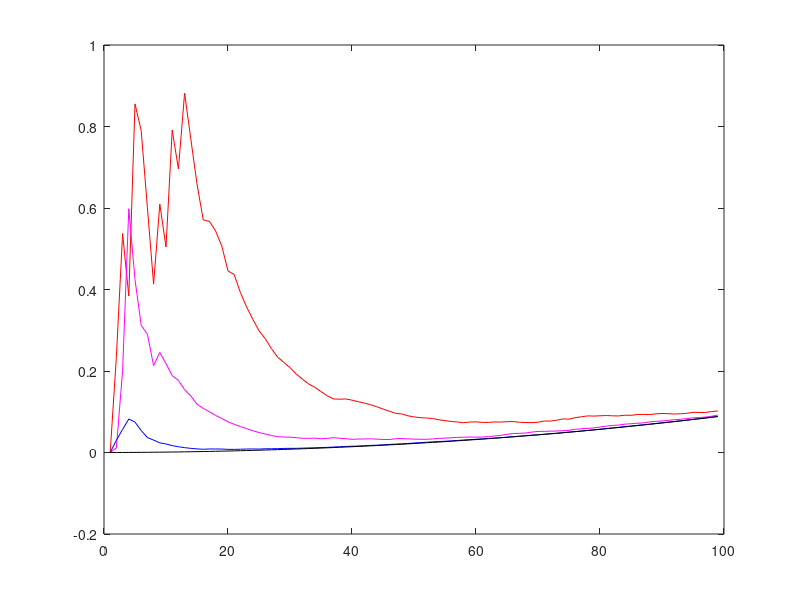

This figure's MATLAB source:

x1 = [0,0.00015544015886949556,0.20631566241569246,0.34961427912468246,0.38297155843240444,0.39515697394132526,0.3201834917495157,0.27263230621174533,0.22104958350792261,0.21207464565439507,0.22116757422823632,0.18953482073435238,0.16543715761485742,0.1474462646324426,0.13649243090223412,0.13137685597111726,0.11857951103488283,0.10756477852981984,0.10253211780024367,0.10025650425843911,0.0930268153385119,0.09025708456296588,0.08318686010955281,0.07769370718171444,0.07262698884751714,0.07157763965008118,0.06668522308062569,0.06675433678072819,0.0658394436720054,0.061660511656786064,0.05939160699998761,0.06257490058580552,0.06336896160332296,0.06448010511800621,0.06538327695730452,0.06307946994437391,0.07025206983910967,0.06730217420135387,0.06601003187598863,0.06777420282493257,0.06624946625943624,0.06525120459242696,0.06585699812304412,0.06465898376224563,0.0631170086888427,0.06489654170341455,0.06568451860344987,0.065882738255275,0.06487887158372653];

x2 = [-4.976476079326826e-17,0.029616481443245805,0.12056620050714031,0.10985585348395184,0.08322491758664037,0.07934760122113102,0.06403337550041842,0.17422577230450184,0.14252725703244137,0.12100310490355884,0.1126058654866914,0.10025919052846637,0.09371096673885555,0.08493389468336905,0.0770629864014241,0.0954701830802236,0.0863130448731196,0.0773752693072233,0.07270486937837613,0.08217818215769702,0.08509393141981914,0.08111305969820294,0.07507573628056598,0.07440370583298274,0.07191370897598404,0.07015516279044448,0.06520210401652818,0.06899436805297136,0.07113994929300368,0.06677178064363702,0.06353118362795496,0.06058580379665396,0.05702396467554988,0.05408240808227759,0.05819793966687759,0.0645109468376297,0.06605344319899822,0.06571120476453572,0.06415178784232269,0.062391215756493444,0.06393920194000433,0.0656243754689006,0.0689832983748101,0.06636614145708736,0.06629317079859139,0.06573682021130325,0.06970533961197227,0.06749794734085109,0.06695895788349514];

x3 = [5.605691670386438e-18,0.18429658562919113,0.7187110632256632,0.7543548556401388,0.5326119306828058,0.4335948008428544,0.3472691952397625,0.2924401225080841,0.250266367158203,0.21085698434944575,0.2092049605853586,0.21081324428855505,0.18312993233677288,0.15843334424092678,0.1716446115193002,0.1654323129733042,0.16688191043877612,0.14867425545090956,0.13297626247958838,0.11971277560988008,0.11324449584406006,0.10873038098191783,0.10325155622214069,0.09545477938623162,0.08801472844830169,0.08098138595006212,0.0750899905566704,0.07037205047806873,0.06558269415074183,0.0629303983978687,0.06202267957108955,0.058251941642488855,0.0548535824368162,0.053826844291067204,0.053740973708190566,0.05479933715650614,0.057929461200622354,0.05586370152446713,0.0564322523327511,0.06113797967851236,0.06097924736763426,0.059514028389453896,0.057639395788912876,0.060617480995864795,0.06017235496156625,0.06032685604509072,0.05828817912804287,0.06106698290147455,0.06362009161985696];


% plane
x1 = [3.863118962352613e-17,0.11493123133246003,0.7435986629044767,0.6705918529724497,0.3965904355925109,0.4086935770150257,0.3267417811065259,0.4963042460291951,0.6618609394903545,0.6878519108594562,0.7275010092131611,0.7722462325894384,0.6408609637661805,0.7003542807227644,0.6019521774032414,0.5301422569295975,0.47007942273225684,0.4290867394661523,0.3856004661375302,0.4031943576788205,0.40813089307358213,0.3884329684565414,0.3742975701205163,0.34581891921549024,0.31934756482189885,0.3087040943292972,0.29942361126939054,0.27983314529002573,0.2613565887147168,0.24694940270884527,0.23107253603541034,0.22477779868663533,0.21308011602595736,0.2074307885044367,0.1955053792821411,0.1863068837000578,0.18131758341261953,0.1728267743922406,0.16355035002776241,0.1564502565328181,0.14917827201191503,0.14216644915292273,0.13596260809553445,0.12986214427300768,0.12447545771359099,0.11973213141931258,0.11747014064663452,0.11223220202911297,0.11048343730551259,0.10610982558686459,0.10226523918661364,0.09831866637414874,0.0970478330473243,0.09435054498013692,0.0917993698764769,0.08839577191298639,0.08613305173633834,0.08467465186008771,0.08362702503662264,0.08135337950720865,0.07880729911745257,0.07648294275113464,0.07529094897124511,0.0730459096071418,0.07161752859148172,0.06938412704839672,0.06745819963066524,0.06533108846809614,0.06374767475943804,0.06243449122929703,0.060672333016271514,0.05914775424737336,0.05766141663834863,0.05616910412622238,0.05470027083582352,0.05338732284240871,0.05295444416150103,0.05158542326552882,0.05051730465354353,0.04929653056528109,0.04805677747036164,0.04718581694677877,0.04615259960641769,0.045064959960804084,0.04396204560130824,0.04316127172784234,0.04217390471491759,0.04115954180255466,0.0401735828247086,0.03927759242504705,0.03842399977654791,0.0376011159843146,0.037068821895518946,0.03631532134691218,0.03568552181806038,0.035030844505719944,0.03433788798400016,0.03358711131599616,0.03285355834693224];

x2 = [0,0.006758224166026684,0.00679430017815025,0.12761431811638665,0.11821032173521281,0.35260047683866375,0.49405499235765005,0.5943346337490351,0.6597260083691426,0.5259452743929313,0.46210021187017986,0.35967950136928994,0.293548626231101,0.2496959302781439,0.24755520399474956,0.23777731022057663,0.2187634482763108,0.19448843901663307,0.17855402737520518,0.17845456394418774,0.1630233855687191,0.1534364270603463,0.13928391234276374,0.127214983710878,0.11692592446983725,0.10976422155261539,0.10276520505816289,0.0954728668769459,0.08912597911561039,0.08478596874933068,0.08154553961742096,0.07611163610144331,0.07134936457616388,0.06900713574359978,0.06580280175941086,0.06392890850405385,0.060272293667725935,0.05699649541018698,0.05491276662941552,0.052892778084205505,0.0505245709576421,0.047780636219066565,0.045829245935529755,0.04398971554172986,0.04185870603552439,0.039946947838248904,0.0384187635808082,0.03666244003017465,0.03567359954303328,0.03413242041965927,0.03266125906110447,0.0317568150761273,0.030422185324274383,0.02924059407008068,0.02843657620349115,0.02725442738812332,0.02657409015521944,0.02604578255224629,0.02513754874316736,0.024497875204256673,0.02361821804101696,0.022803461448568135,0.02198680513832744,0.021332767369786797,0.020971449488394227,0.020486839019070526,0.020105826312202587,0.01946502502586954,0.018927522732952513,0.018374579520253183,0.017805342259673635,0.01756723233069539,0.017182191374233786,0.01667287975968711,0.016167595787707805,0.0157458367680406,0.015287269025703942,0.01490041009867759,0.01451029341917984,0.01421277186539688,0.013825182824841098,0.013507052059658325,0.01314929208154625,0.012816502747183952,0.01264664811768704,0.012374786996548636,0.012087826482987266,0.011889191814198057,0.011647078890326222,0.011375478000548483,0.011159803459454306,0.010918144843559668,0.010740601941014956,0.010479164096245979,0.0102701646933377,0.010051138836611958,0.00985294895092582,0.009710649941466722,0.009489078934060705];

x3 = [0,0.29954352907402565,0.22371001755688164,0.13667853236789945,0.09213989370828646,0.10395348479173148,0.0965393696012508,0.07169503226794233,0.054087511364753815,0.04229633451414311,0.03436938470148328,0.02847355730549041,0.02359530635258323,0.020037718128674938,0.018049332267100357,0.015673799868117136,0.013448611034688973,0.011732938218536791,0.010345938399470305,0.009081776971750673,0.008083050369250866,0.0078070801904973255,0.007032692114710361,0.006370800073750915,0.0057744976399181636,0.005257001207510365,0.004802408081720997,0.0045768034908049825,0.004246656369567129,0.003915430836397768,0.003649518820969475,0.0036297510064171156,0.0034282070347984206,0.0033353696363675384,0.0031583866385976557,0.002966534946340683,0.002902169250629468,0.0028073204712691048,0.002653252580010571,0.0025045133171113267,0.0023700622750828636,0.0022979726299510797,0.0022286499392174157,0.002132198750160681,0.0020345094234323247,0.0019492671898498977,0.0018587768666382153,0.001770654260226396,0.0017215454977008526,0.0016560787840189883,0.0015823054162820353,0.0015138913840978241,0.0014494523488857677,0.0013902171197535957,0.0013431704020072472,0.0012998909930528441,0.0012577635425352846,0.0012138386860336672,0.0011723709748803443,0.0011462382898484163,0.0011047368068906602,0.0010670975428031457,0.0010285389171974084,0.0009991131627932021,0.0009643929136813242,0.0009431541504657408,0.0009129971507259777,0.0008846135347724005,0.0008552175293842848,0.0008288737678264459,0.0008024112524947548,0.0007771688671494398,0.000757484213351754,0.0007341724608803865,0.000712097657157849,0.0006905857130266511,0.0006697735226174693,0.0006516723699785613,0.0006374863675266122,0.0006200953109202687,0.0006023042714489969,0.000586164706118027,0.0005699503867146626,0.0005590734859397416,0.0005436307508532816,0.0005290412807258161,0.0005147386430228399,0.000503164859921909,0.0004907987189301925,0.00047860599981475416,0.000470259667534407,0.0004611176244164424,0.0004498593664657036,0.0004395898982849382,0.00043185844386685394,0.0004225646174732348,0.0004153153990587222,0.0004054707411707441,0.00039614106592493774];


% circle
x1 = [2.1966421981490943e-17,0.2362714228678012,0.5372498317364462,0.38394447449556374,0.8555262288104736,0.7896823803509142,0.6005068463226372,0.413226981196174,0.6095301845955858,0.5042986295755147,0.7911873038855252,0.6961406105411734,0.8816013823731386,0.7696258951595674,0.6589507987799649,0.5711048765546144,0.5670503290063365,0.5437449198050218,0.5065501143209079,0.4455189137583873,0.4366716689498309,0.3925939119078742,0.35713332281779686,0.326975219637066,0.2988593748378514,0.27949052251118534,0.2548776428091809,0.23416233763708813,0.22108070067723362,0.20824019667744093,0.192614421043716,0.18010967547594953,0.1681796647077019,0.16001637399716395,0.1495165470000459,0.1392242638372215,0.13140576487526004,0.13084357846571032,0.1313751149619752,0.12851182545817302,0.12461193951979807,0.12119428429283385,0.11716033750300267,0.11222936862282006,0.10669108349378584,0.10138048225646455,0.09632820334444159,0.09459116519371903,0.09012045821692513,0.08729809517527799,0.0855067996669272,0.08467248679821401,0.0834567758894739,0.0803429728513727,0.07821431519355927,0.07615683291124153,0.07491716287415805,0.07307537333596183,0.07482578218040753,0.07519180593995056,0.07383375904656933,0.07387376205407314,0.07493631905891489,0.07473336465724355,0.0756815761446984,0.07596184105285861,0.07416509845710013,0.07365606751257563,0.07327230953161622,0.07421557828393584,0.07722719473950196,0.07717648027443909,0.0791331499953502,0.08245204757542605,0.08181262270525883,0.08565827772622793,0.08759731250236058,0.08987476668537554,0.08935513334974717,0.09013044437818486,0.09072098940026138,0.09006052279347372,0.08971329237732663,0.09152952771088242,0.09132723616305266,0.09321499770509453,0.09349602557176878,0.09304316397856259,0.09488967168528567,0.09574843510537538,0.0952732724190651,0.09442794581683701,0.09510806825189748,0.09616308892217117,0.09859355709172,0.09824496936779117,0.0981578521784917,0.10064733711306324,0.10178293775760155];

x2 = [-4.8328261373758976e-17,0.01149037639191896,0.20111330708187755,0.5983653865793193,0.42447167884078785,0.311950894217283,0.2902294340704634,0.21316470279346703,0.24557822315542296,0.21829932268064037,0.18856669767051246,0.17688069000974618,0.154013987137725,0.1386826344368701,0.11848666381670389,0.10819973041691107,0.10007371859472151,0.09089872186826468,0.08344458715761827,0.07530624693026479,0.06921533493077855,0.06376650118530931,0.058680396959680886,0.05334411877764203,0.049001281019867636,0.045304109546221695,0.04180589999084206,0.03873538398305183,0.03794699009630823,0.03762177780757189,0.03636614004584568,0.03485309103943771,0.03483974026376611,0.03519682309109506,0.033756426338399426,0.034681462147300814,0.03636683567592705,0.03487383979017658,0.03386900768234274,0.03232243715513795,0.03307120034677567,0.033198770829804436,0.033634014482122734,0.032753265444758185,0.032066175932556916,0.03177825121737816,0.03375517048746126,0.034380343959727756,0.03332776823615699,0.03289604723090059,0.03245343319993735,0.0323743412694233,0.03326674415633494,0.034780721954111436,0.03527667387385548,0.0361131300774681,0.03710733403977264,0.03748593440025298,0.03802072136465144,0.03778592443291106,0.03795905555483152,0.038962372601735955,0.04039638629384526,0.04222141852909727,0.044680328374119595,0.04655961660733236,0.0470801530888166,0.04776005857921548,0.050159475904826736,0.051733862424060376,0.051888528166248095,0.052384926413614905,0.05270697287032788,0.053550499759476684,0.054449761210115244,0.05688087468081082,0.058201720848690665,0.05917113807896498,0.06042889287246628,0.06257487728981057,0.06468866452732222,0.06630782111574739,0.06734360480559506,0.0694856726647262,0.07063740148399755,0.07182578007183775,0.07275963482962787,0.07520717422639721,0.07647434171205093,0.07748921383611941,0.07885568170173256,0.08045552452595034,0.08159308559353305,0.08321675123670194,0.08507552425963351,0.08575190342191329,0.08696369083338723,0.08895096152744472,0.09193570596107499];

x3 = [1.844883867023471e-17,0.030107275440812743,0.05675268574293191,0.08220054970289527,0.07451886339957713,0.053845156489028115,0.03675442868856267,0.030409799598146783,0.023728472577148493,0.020919302148993096,0.016818712412438173,0.014082386726503505,0.011993890529679654,0.01011311176705076,0.008789741016921709,0.007965589153744056,0.008676062654340566,0.008626750714773833,0.0084578205593104,0.0077668834956478375,0.007687932456420552,0.00801231260309188,0.008561873100812342,0.008736952292237277,0.008415411485716359,0.009171313355911254,0.009211006486764216,0.009492397449871301,0.010017253164525317,0.010211707146945633,0.010240363820392832,0.010694707171328026,0.011214316249134652,0.011522757046353744,0.012117894358262988,0.012592176337257954,0.013404456251732496,0.014155673668624327,0.014927116774953364,0.015408082851655909,0.015843787461615518,0.01672118630274053,0.017459678786072887,0.017862375111213986,0.01877919136294306,0.019844299979699193,0.02053673332418807,0.021194788402367576,0.02224616115344346,0.023214510133093214,0.024225557452647793,0.02519622681772186,0.026097733998047684,0.026829344246618012,0.02762871996454214,0.02851697056961729,0.029529277202894343,0.0306306766157633,0.03161579054805681,0.032479528741265105,0.03340150956392928,0.034476356656218884,0.03544436019238897,0.036445649449110704,0.03760170308348147,0.038902249601818685,0.040042913474722934,0.04123689341737312,0.04243984524454975,0.043558090152969346,0.04476474351265829,0.045956890696377956,0.04715150452508399,0.04844596723770733,0.04994387515222039,0.05128444075164266,0.05258661705181035,0.05415038963522302,0.05563951124234269,0.057106706149736085,0.058676096747328196,0.06033679153696412,0.06184821933878025,0.06335352344723565,0.06497201096686671,0.06661223581884695,0.06808425194601883,0.06972752313560737,0.07128498767073728,0.07289776831666316,0.07456190491619365,0.07611597792162737,0.07780884703608933,0.07940742581875379,0.08114187970150565,0.0829325239004437,0.08466424010652844,0.08659904334491308,0.0883436256049687];

x4 = [4.131706400158274e-37,0.00004906800928092415,0.0001109454488444164,0.00018595682045157325,0.0002809107808658911,0.0003882399144867201,0.000516464403894771,0.0006570612391816886,0.0008187513501670756,0.0009928539124145642,0.0011881155406859845,0.0013958301950520236,0.0016247409478990077,0.0018661441443454953,0.0021287754456577887,0.0024039389768718477,0.002700364240246906,0.0030093631555915368,0.003339661143560292,0.0036825766765632697,0.004046833028267002,0.004423753826743415,0.004822061817961804,0.005233084518910841,0.005665545472618313,0.006110774998542697,0.006577498525127547,0.007057048252679004,0.00755815240240605,0.008072144269040505,0.008607755637274268,0.009156320216516719,0.009726574022665324,0.010309850583065399,0.010914890734587835,0.011533027290153377,0.012173006438004693,0.012826159794289416,0.013501239383500917,0.014189575181650682,0.014899925499240812,0.015623618259293816,0.01636941848083492,0.017128651645004885,0.01791008988064932,0.0187050558569934,0.01952232919743963,0.020353229404115002,0.021206543966789147,0.02207358887697987,0.02296315985257277,0.02386656904008826,0.024792620739496233,0.025732622924988895,0.02669538882664127,0.027672221924351263,0.02867194472186021,0.02968585588676607,0.030722787536796876,0.03177403321202645,0.03284843498225706,0.03393728094659223,0.0350494234636049,0.036176144878894846,0.03732630817582042,0.038491189634100184,0.03967966319781468,0.04088299876790793,0.04211008158556038,0.04335217485892766,0.044618175463559215,0.04589933959913459,0.04720457611412789,0.0485251338818686,0.049869934063947054,0.05123021788679998,0.05261491916727485,0.054015271161244584,0.05544022068518662,0.056880992697166684,0.05834654736015573,0.05982810100316306,0.0613346274852455,0.06285733417067275,0.0644052089671314,0.06596944993360769,0.0675590593821226,0.06916522572054551,0.07079696602429579,0.07244545869856883,0.07411973594479651,0.07581096580777694,0.07752819598130369,0.07926258378543365,0.0810231927765859,0.08280116917864584,0.0846055927850131,0.08642759834440152,0.08827628226581308];



% corner


hold off;
plot(x1,'r-');
hold on;
plot(x2,'m-');
plot(x3,'b-');
plot(x4,'k-');













%
